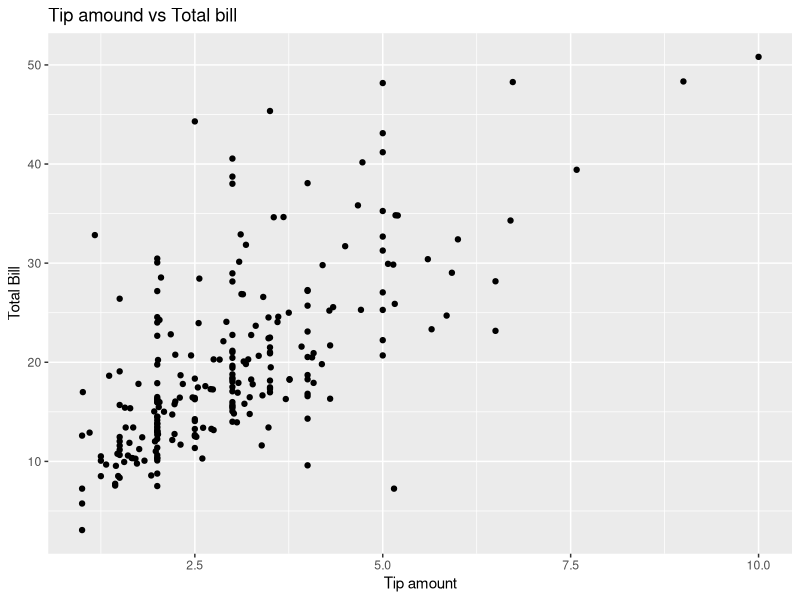
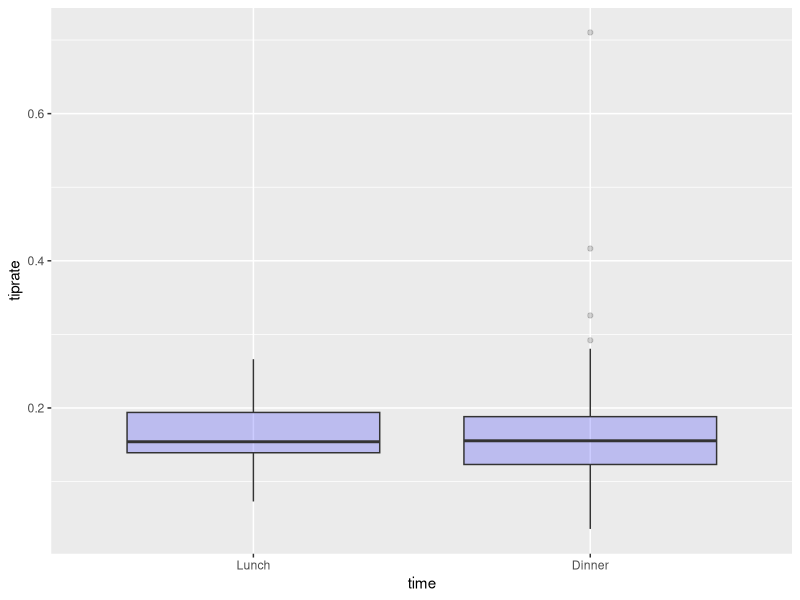
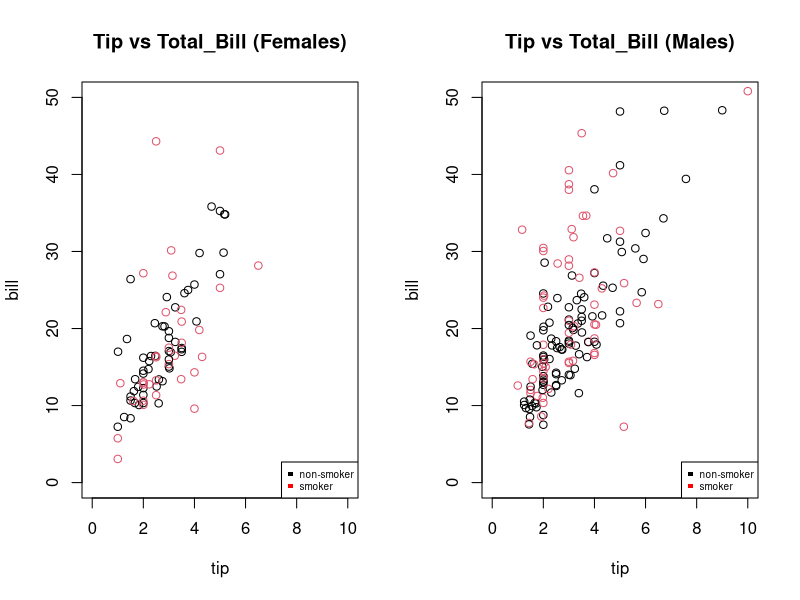
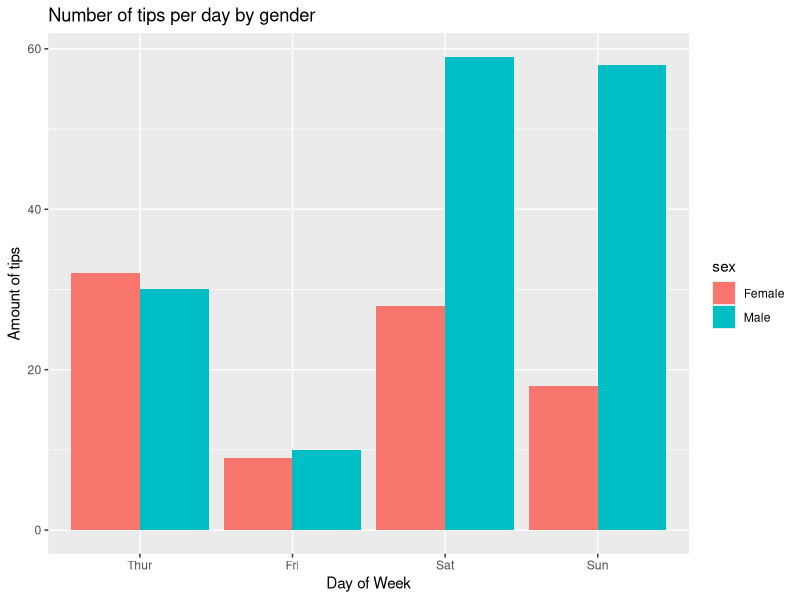

Write R code to recreate these figures, in order.
## ---- chunk 1
knitr::opts_chunk$set(echo = TRUE)
## ---- chunk 2
data(tips, package="reshape2")
## ---- chunk 3

numParty <- length(tips$tip)
numParty

## ---- chunk 4

sapply(tips, class)
sapply(tips, typeof)

## ---- chunk 5

day <- factor(tips$day, levels = c("Thur","Fri","Sat","Sun"))
day

## ---- chunk 6

female5 <- tips[tips$sex=="Female" & tips$size >= 5,]
female5

## ---- chunk 7
library(ggplot2)

ggplot(data=tips, mapping = aes(x=tip , y=total_bill), colour=sex) + 
  geom_point() + xlab("Tip amount") + ylab("Total Bill") + ggtitle("Tip amound vs Total bill")

## ---- chunk 8

tips$tiprate = tips$tip/tips$total_bill
mean(tips$tiprate)

## ---- chunk 9

ggplot(data=tips, mapping=aes(x=factor(tips$time, levels = c("Lunch", "Dinner")), y=tiprate)) + 
  geom_boxplot(fill="blue", alpha=0.2) + xlab("time")

## ---- chunk 10

females <- tips[tips$sex == "Female",]
males <- tips[tips$sex == "Male",]

par(mfrow=c(1,2))
plot(x=females$tip, y=females$total_bill, col=females$smoker, ylim = c(0,50), xlim = c(0,10),
     xlab = "tip", ylab = "bill", main = "Tip vs Total_Bill (Females)")
legend("bottomright", legend = c("non-smoker", "smoker"), col = c("black","red"), pch = 15, cex = 0.6)
plot(x=males$tip, y=males$total_bill, col=males$smoker, ylim = c(0,50), xlim = c(0,10),
     xlab = "tip", ylab = "bill",  main = "Tip vs Total_Bill (Males)")
legend("bottomright", legend = c("non-smoker", "smoker"), col = c("black","red"), pch = 15, cex = 0.6)
## ---- chunk 11
library(dplyr)
# change the factor to be in week order
tips$day = factor(tips$day, levels=c("Thur","Fri","Sat","Sun"))
# Create table of frequency of gender tips per day
day_gender_frequency = count(tips, day, sex)
# plot with dodge and fill to put graphs side by side
ggplot(data=day_gender_frequency, mapping = aes(fill=sex, x=day, y=n)) + 
  geom_bar(position = "dodge", stat = "identity") + xlab("Day of Week") + ylab("Amount of tips") + 
  ggtitle("Number of tips per day by gender")

